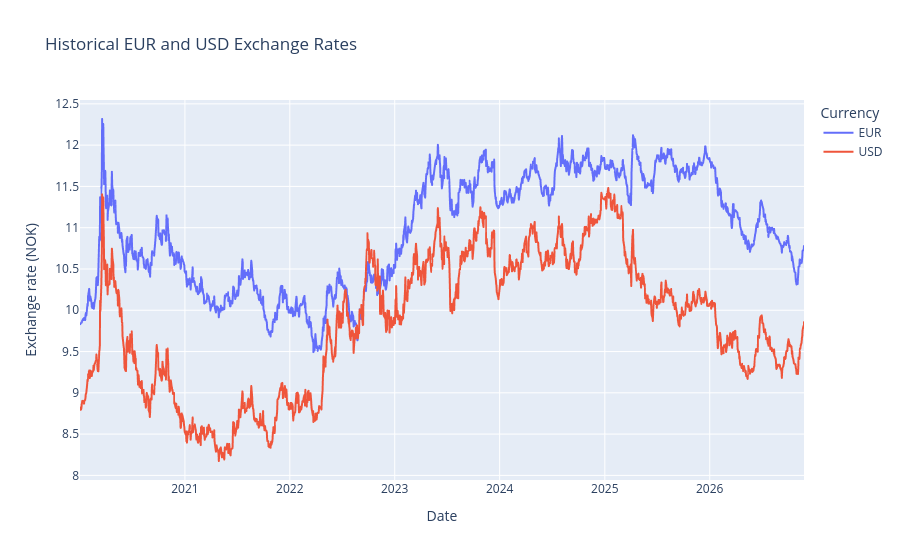

Notebook code for this chart:
### Code cell
fig = px.line(
    df_currency,
    title="Historical EUR and USD Exchange Rates",
    labels={
        "date": "Date",
        "value": "Exchange rate (NOK)",
        "variable": "Currency"
    }
)

fig.show()

### Figure 1 — Plotly figure (JSON) as saved in the notebook; plotly's stock layout.template omitted (floating-point values rounded to 4 significant figures; data arrays with more than 128 entries replaced by an {"elided": "..."} marker saying what was removed)
{"data": [{"hovertemplate": "Currency=EUR<br>Date=%{x}<br>Exchange rate (NOK)=%{y}<extra></extra>", "legendgroup": "EUR", "line": {"color": "#636efa", "dash": "solid"}, "marker": {"symbol": "circle"}, "mode": "lines", "name": "EUR", "showlegend": true, "type": "scattergl", "x": {"elided": "1740 str values"}, "xaxis": "x", "y": {"elided": "1740 float values"}, "yaxis": "y"}, {"hovertemplate": "Currency=USD<br>Date=%{x}<br>Exchange rate (NOK)=%{y}<extra></extra>", "legendgroup": "USD", "line": {"color": "#EF553B", "dash": "solid"}, "marker": {"symbol": "circle"}, "mode": "lines", "name": "USD", "showlegend": true, "type": "scattergl", "x": {"elided": "1740 str values"}, "xaxis": "x", "y": {"elided": "1740 float values"}, "yaxis": "y"}], "layout": {"legend": {"title": {"text": "Currency"}, "tracegroupgap": 0}, "title": {"text": "Historical EUR and USD Exchange Rates"}, "xaxis": {"anchor": "y", "domain": [0, 1], "title": {"text": "Date"}}, "yaxis": {"anchor": "x", "domain": [0, 1], "title": {"text": "Exchange rate (NOK)"}}}}
